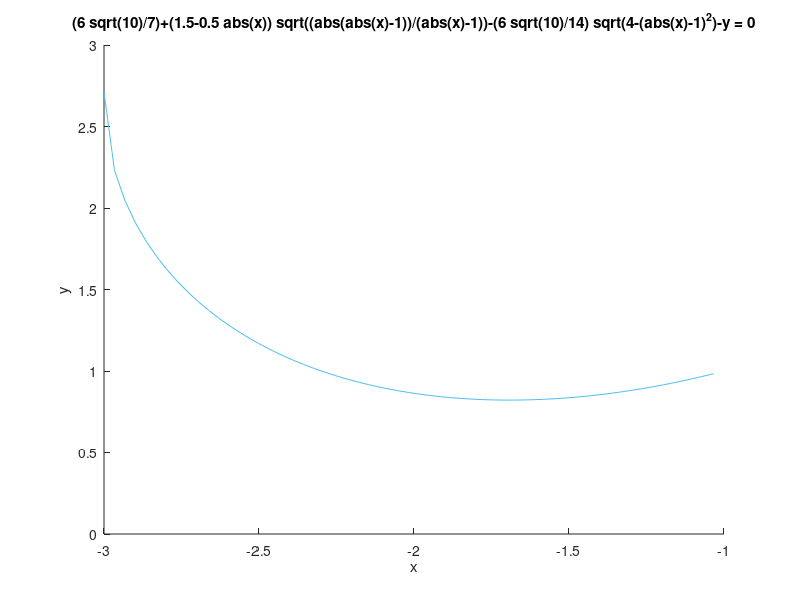

Source code (MATLAB): (Note: this script raises an error after producing the figure.)
f1='((x/7)^2)*sqrt((abs(abs(x)-3))/(abs(x)-3))+(y/3)^2*sqrt(abs(y+3*(sqrt(33))/7)/(y+3*(sqrt(33))/7))-1';
f2='abs(x/2)-((3*sqrt(33)-7)/112)*x^2-3+sqrt(1-(abs(abs(x)-2)-1)^2)-y';
f3='9*sqrt((abs((abs(x)-1)*(abs(x)-0.75)))/((1-abs(x))*(abs(x)-0.75)))-8*abs(x)-y';
f4='3*abs(x)+0.75*sqrt(abs((abs(x)-0.75)*(abs(x)-0.5))/(0.75-abs(x))*(abs(x)-0.5))-y';
f5='2.25*sqrt((abs((x-0.5)*(x+0.5)))/((0.5-x)*(0.5+x)))-y';
f6='(6*sqrt(10)/7)+(1.5-0.5*abs(x))*sqrt((abs(abs(x)-1))/(abs(x)-1))-(6*sqrt(10)/14)*sqrt(4-(abs(x)-1)^2)-y';

figure;
axis([-8 8 -5 5]);
hold on;

h1_1=ezplot(f1,[-8 -3 -3/7*sqrt(33) 10]);
h1_2=ezplot(f1,[3 8 -3/7*sqrt(33) 10]);

h2=ezplot(f2,[-4 4]);

h3_1=ezplot(f3,[0.75 1 0 3]);
h3_2=ezplot(f3,[-1 -0.75 0 3]);

h4_1=ezplot(f4,[0.5 0.75 0 3]);
h4_2=ezplot(f4,[-0.75 -0.5 0 3]);

h5=ezplot(f5,[-0.5 0.5 0 3 ]);

h6_1=ezplot(f6,[1 3 0 3 ]);
h6_2=ezplot(f6,[-3 -1 0 3 ]);

set([h1_1,h1_2,h2,h3_1,h3_2,h4_1,h4_2,h5,h6_1,h6_2],'color','b','Linewidth',2)

title('Batman');
xlabel('');
ylabel('');
